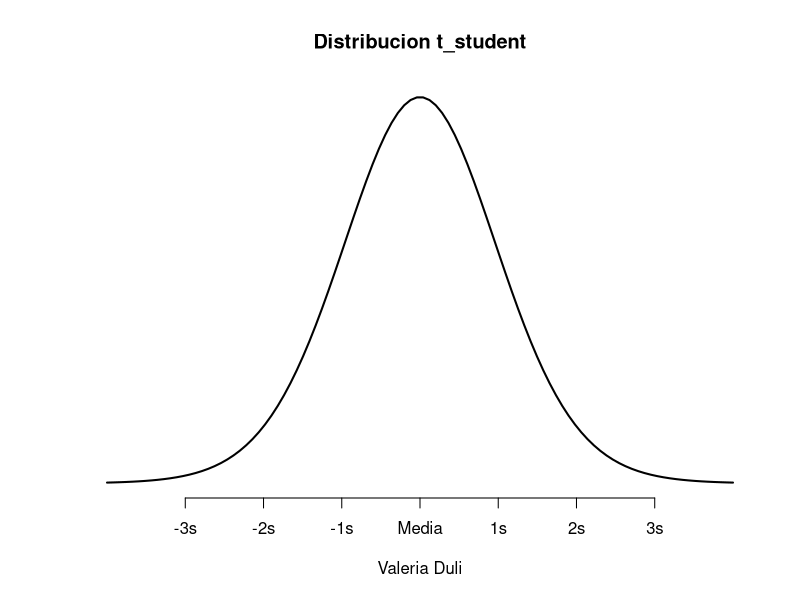

Source code (R): (Note: this script raises an error after producing the figure.)
#-----
#Distribucion t student en R

#funciones que usaremos
?dt
#dt   -   densidad
#pt   -   distribution acumulada
#qt   -   quantile function
#rt   -   generador de numeros aleatorios

#----
#Ejemplos
#Econtrar el valor de la distribucion t de Student pdf
#en x=0 con 10 grados de libertad
dt(x=0,df=10)
dt(0,10)

#encontrar el valor de la distribucion t de Student pdf
#en x=2 con 15 grados de libertad
dt(2,15)

#grafico con dt
#1 creamos una secuencoa de 100 numeros entre -4 y 4
x<-seq(-4,4,length=100)
#2 crear un vector de valores que muestre la altura de la distribuciones 
#para cada valor de x, usando 20 grados de libertad
y<-dt(x=x,df=20)
#Grafico y añadimos los valores
plot(x,y,type = "l",lwd=2, axes = FALSE, xlab = "Valeria Duli", ylab = "", main="Distribucion t_student")
axis(1, at=-3:3, labels = c("-3s","-2s", "-1s","Media","1s","2s","3s"))
#Funcion de densidad acumulada(cdf)--
pt(x,df)  #por defecto devuelve el area a la izquiera de la distribucion
          #P[X<=x]
#si quieres medir el lado derecho puedes poner
pt(x,df, lower.tail = FALSE)
#Cual es la probabilidad de que una variable t de studen de 6 grados
#deja a la izquierda de -1,45:
#P[t6<=1.45]
pt(-1.45,6)
#Cual es la probabilidad acumulada a la derecha de 2,45,
#en una variable de t de student de 15 grados de libertad
#P[t15>=2.45]
pt(2.45,15) #P [t15<2.45]
1-pt(2.45,15)

#P(t9>-1.95)
pt(-1.95,9)
1-pt(-1.95,9)
1-0.04148336

#Cual es la probabilidad acumulada de una variable t de Student de 25 grados de libertad
#se encuentre entre 0.75 y 1.25
#P(0.75<t25<1.25)=
#P(t25<1.25)-P(t25<0.75)
pt(1.25,25)-pt(0.75,25)

#Funcion Cuartil
#Sera la inversa de la funcion de densidad acumulada
#Encuentra el valor de t del cuartil 95 de la distribucion t de estuden con 20 grados de libertad
qt(0.95,20)
pt(1.724718,20)#Compronacion con pt
qt(0.1,20)
pt(-1.325341,20)

##Numeros aleatorios
#Generar un vector de 100 variables con dist t y 15 grados de libertad
t_aleatorio<-rt(1000,500)
plot(t_aleatorio)
hist(t_aleatorio)

